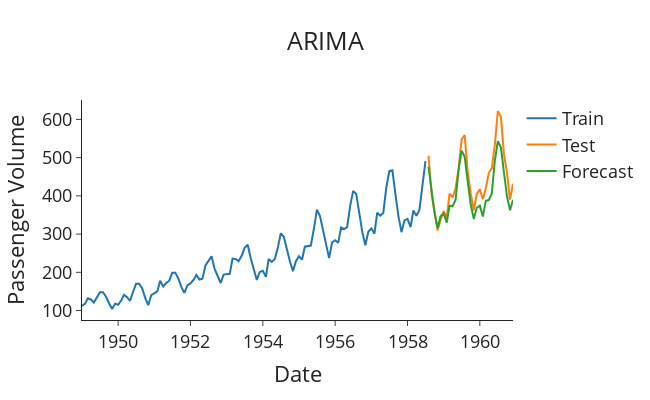

Notebook cell for this chart:
### Markdown cell above
The forecasts produced from this fitted model is for the differenced and Box-Cox transformed time series that we produced earlier. Therefore, we have to un-difference and apply the inverse Box-Cox transform to the predictions to acquire the actual airline passenger forecasted volumes:

### Code cell
# Import packages
import plotly.graph_objects as go

def plot_forecasts(forecasts: list[float], title: str) -> None:
    """Function to plot the forecasts."""
    fig = go.Figure()
    fig.add_trace(go.Scatter(x=train.index, y=train['#Passengers'], name='Train'))
    fig.add_trace(go.Scatter(x=test.index, y=test['#Passengers'], name='Test'))
    fig.add_trace(go.Scatter(x=test.index, y=forecasts, name='Forecast'))
    fig.update_layout(template="simple_white", font=dict(size=18), title_text=title,
                      width=650, title_x=0.5, height=400, xaxis_title='Date',
                      yaxis_title='Passenger Volume')

    return fig.show()

# Plot the forecasts
plot_forecasts(forecasts, 'ARIMA')
